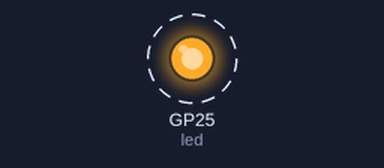
Bench run of a program on a simulated Raspberry Pi Pico running MicroPython. Shown: output pins drawn as LEDs (lit = HIGH). Dashed ring = blinking. WiFi joins after 1.5 s; library files of the repository ran but are not shown: secrets.py; what the program prints to the serial console is not drawn.

Above: at 6.2 s.
Timing chart, 0 to 9.0 s (numbered marks = the images above):
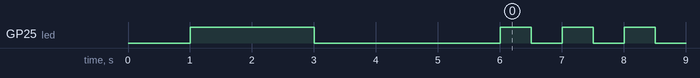

Measured:
- by itself, GP25 (led): repeats every 1.0 s: HIGH 0.50 s, LOW 0.50 s

The program:

main.py
```python
# WOL with Raspberry Pico W
# Micropython with Raspberry Pico W
# 26.03.2023 jd@icplan.de

import network, socket, time, ntptime, utime, machine, os, secrets

led = machine.Pin("LED",machine.Pin.OUT)
led.off()
time.sleep(1)

wlan = network.WLAN(network.STA_IF)
wlan.active(True)
wlan.connect(secrets.ssid, secrets.password)

# Wait for connect or fail
max_wait = 30

while max_wait > 0:                                                                # wait 30 sec for wifi connect
    if wlan.status() < 0 or wlan.status() >= 3:
        break
    max_wait -= 1
    print('waiting for connection...')
    led.on()
    time.sleep(1)

# Handle connection error
if wlan.status() != 3:
    raise RuntimeError('network connection failed')
else:
    print('connected')
    status = wlan.ifconfig()
    print( 'ip = ' + status[0] )
    led.off()

# Start Programm

msg = [0xFF,0xFF,0xFF,0xFF,0xFF,0xFF]
wol_port = 9
magic = msg + (secrets.mac1 * 16)

soc = socket.socket(socket.AF_INET, socket.SOCK_DGRAM)
for a in range (0,3,1):
    print("send magic paket")
    soc.sendto(bytes(magic),(secrets.broadcast,9))
    time.sleep_ms(1000)
soc.close()

while True:
    led.on()                                                                       # leds flash every 1 seconds for function control
    time.sleep(0.5)
    led.off()
    time.sleep(0.5)
```
